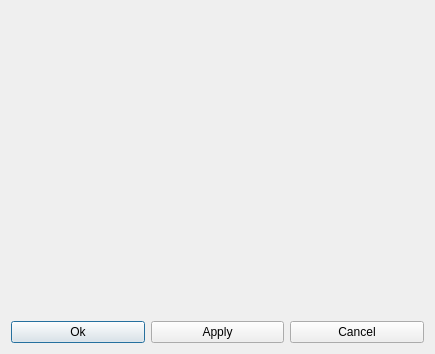
<?xml version="1.0" encoding="UTF-8"?>
<ui version="4.0">
 <class>Dialog</class>
 <widget class="QDialog" name="Dialog">
  <property name="geometry">
   <rect>
    <x>0</x>
    <y>0</y>
    <width>435</width>
    <height>354</height>
   </rect>
  </property>
  <property name="windowTitle">
   <string>Export settings</string>
  </property>
  <layout class="QVBoxLayout" name="verticalLayout_2">
   <item>
    <layout class="QVBoxLayout" name="algoList">
     <item>
      <spacer name="verticalSpacer">
       <property name="orientation">
        <enum>Qt::Vertical</enum>
       </property>
       <property name="sizeHint" stdset="0">
        <size>
         <width>20</width>
         <height>40</height>
        </size>
       </property>
      </spacer>
     </item>
    </layout>
   </item>
   <item>
    <layout class="QHBoxLayout" name="horizontalLayout">
     <item>
      <widget class="QPushButton" name="okButton">
       <property name="text">
        <string>Ok</string>
       </property>
      </widget>
     </item>
     <item>
      <widget class="QPushButton" name="applyButton">
       <property name="text">
        <string>Apply</string>
       </property>
      </widget>
     </item>
     <item>
      <widget class="QPushButton" name="cancelButton">
       <property name="text">
        <string>Cancel</string>
       </property>
      </widget>
     </item>
    </layout>
   </item>
  </layout>
 </widget>
 <resources/>
 <connections/>
</ui>
